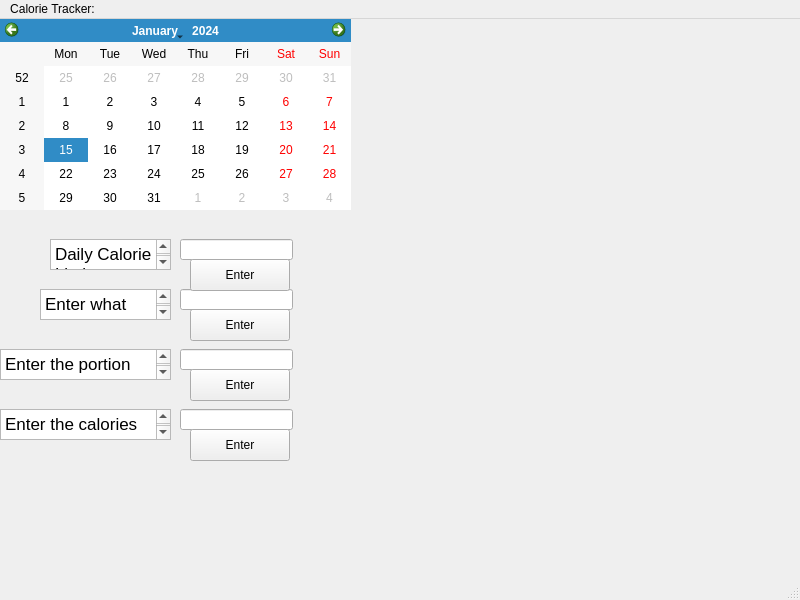
<?xml version="1.0" encoding="UTF-8"?>
<ui version="4.0">
 <class>MainWindow</class>
 <widget class="QMainWindow" name="MainWindow">
  <property name="geometry">
   <rect>
    <x>0</x>
    <y>0</y>
    <width>800</width>
    <height>600</height>
   </rect>
  </property>
  <property name="windowTitle">
   <string>MainWindow</string>
  </property>
  <widget class="QWidget" name="centralwidget">
   <widget class="QPushButton" name="push_foodString">
    <property name="geometry">
     <rect>
      <x>190</x>
      <y>290</y>
      <width>100</width>
      <height>32</height>
     </rect>
    </property>
    <property name="text">
     <string>Enter</string>
    </property>
   </widget>
   <widget class="QLineEdit" name="input_FoodName">
    <property name="geometry">
     <rect>
      <x>180</x>
      <y>270</y>
      <width>113</width>
      <height>21</height>
     </rect>
    </property>
   </widget>
   <widget class="QCalendarWidget" name="calendar">
    <property name="geometry">
     <rect>
      <x>0</x>
      <y>0</y>
      <width>351</width>
      <height>191</height>
     </rect>
    </property>
   </widget>
   <widget class="QTextBrowser" name="prompt_foodEaten">
    <property name="geometry">
     <rect>
      <x>40</x>
      <y>270</y>
      <width>131</width>
      <height>31</height>
     </rect>
    </property>
    <property name="html">
     <string>&lt;!DOCTYPE HTML PUBLIC &quot;-//W3C//DTD HTML 4.0//EN&quot; &quot;http://www.w3.org/TR/REC-html40/strict.dtd&quot;&gt;
&lt;html&gt;&lt;head&gt;&lt;meta name=&quot;qrichtext&quot; content=&quot;1&quot; /&gt;&lt;meta charset=&quot;utf-8&quot; /&gt;&lt;style type=&quot;text/css&quot;&gt;
p, li { white-space: pre-wrap; }
hr { height: 1px; border-width: 0; }
li.unchecked::marker { content: &quot;\2610&quot;; }
li.checked::marker { content: &quot;\2612&quot;; }
&lt;/style&gt;&lt;/head&gt;&lt;body style=&quot; font-family:'.AppleSystemUIFont'; font-size:13pt; font-weight:400; font-style:normal;&quot;&gt;
&lt;p style=&quot; margin-top:0px; margin-bottom:0px; margin-left:0px; margin-right:0px; -qt-block-indent:0; text-indent:0px;&quot;&gt;Enter what you ate:&lt;/p&gt;&lt;/body&gt;&lt;/html&gt;</string>
    </property>
   </widget>
   <widget class="QTextEdit" name="prompt_calorieLimit">
    <property name="geometry">
     <rect>
      <x>50</x>
      <y>220</y>
      <width>121</width>
      <height>31</height>
     </rect>
    </property>
    <property name="html">
     <string>&lt;!DOCTYPE HTML PUBLIC &quot;-//W3C//DTD HTML 4.0//EN&quot; &quot;http://www.w3.org/TR/REC-html40/strict.dtd&quot;&gt;
&lt;html&gt;&lt;head&gt;&lt;meta name=&quot;qrichtext&quot; content=&quot;1&quot; /&gt;&lt;meta charset=&quot;utf-8&quot; /&gt;&lt;style type=&quot;text/css&quot;&gt;
p, li { white-space: pre-wrap; }
hr { height: 1px; border-width: 0; }
li.unchecked::marker { content: &quot;\2610&quot;; }
li.checked::marker { content: &quot;\2612&quot;; }
&lt;/style&gt;&lt;/head&gt;&lt;body style=&quot; font-family:'.AppleSystemUIFont'; font-size:13pt; font-weight:400; font-style:normal;&quot;&gt;
&lt;p style=&quot; margin-top:0px; margin-bottom:0px; margin-left:0px; margin-right:0px; -qt-block-indent:0; text-indent:0px;&quot;&gt;Daily Calorie Limit:&lt;/p&gt;&lt;/body&gt;&lt;/html&gt;</string>
    </property>
   </widget>
   <widget class="QLineEdit" name="input_DailyCalorieLimit">
    <property name="geometry">
     <rect>
      <x>180</x>
      <y>220</y>
      <width>113</width>
      <height>21</height>
     </rect>
    </property>
   </widget>
   <widget class="QPushButton" name="push_dailyLimit">
    <property name="geometry">
     <rect>
      <x>190</x>
      <y>240</y>
      <width>100</width>
      <height>32</height>
     </rect>
    </property>
    <property name="text">
     <string>Enter</string>
    </property>
   </widget>
   <widget class="QLineEdit" name="input_calorieAmount">
    <property name="geometry">
     <rect>
      <x>180</x>
      <y>390</y>
      <width>113</width>
      <height>21</height>
     </rect>
    </property>
   </widget>
   <widget class="QPushButton" name="push_calorieAmount">
    <property name="geometry">
     <rect>
      <x>190</x>
      <y>410</y>
      <width>100</width>
      <height>32</height>
     </rect>
    </property>
    <property name="text">
     <string>Enter</string>
    </property>
   </widget>
   <widget class="QTextBrowser" name="prompt_calorieAmount">
    <property name="geometry">
     <rect>
      <x>0</x>
      <y>390</y>
      <width>171</width>
      <height>31</height>
     </rect>
    </property>
    <property name="html">
     <string>&lt;!DOCTYPE HTML PUBLIC &quot;-//W3C//DTD HTML 4.0//EN&quot; &quot;http://www.w3.org/TR/REC-html40/strict.dtd&quot;&gt;
&lt;html&gt;&lt;head&gt;&lt;meta name=&quot;qrichtext&quot; content=&quot;1&quot; /&gt;&lt;meta charset=&quot;utf-8&quot; /&gt;&lt;style type=&quot;text/css&quot;&gt;
p, li { white-space: pre-wrap; }
hr { height: 1px; border-width: 0; }
li.unchecked::marker { content: &quot;\2610&quot;; }
li.checked::marker { content: &quot;\2612&quot;; }
&lt;/style&gt;&lt;/head&gt;&lt;body style=&quot; font-family:'.AppleSystemUIFont'; font-size:13pt; font-weight:400; font-style:normal;&quot;&gt;
&lt;p style=&quot; margin-top:0px; margin-bottom:0px; margin-left:0px; margin-right:0px; -qt-block-indent:0; text-indent:0px;&quot;&gt;Enter the calories amount:&lt;/p&gt;&lt;/body&gt;&lt;/html&gt;</string>
    </property>
   </widget>
   <widget class="QTextBrowser" name="prompt_portionAmount">
    <property name="geometry">
     <rect>
      <x>0</x>
      <y>330</y>
      <width>171</width>
      <height>31</height>
     </rect>
    </property>
    <property name="html">
     <string>&lt;!DOCTYPE HTML PUBLIC &quot;-//W3C//DTD HTML 4.0//EN&quot; &quot;http://www.w3.org/TR/REC-html40/strict.dtd&quot;&gt;
&lt;html&gt;&lt;head&gt;&lt;meta name=&quot;qrichtext&quot; content=&quot;1&quot; /&gt;&lt;meta charset=&quot;utf-8&quot; /&gt;&lt;style type=&quot;text/css&quot;&gt;
p, li { white-space: pre-wrap; }
hr { height: 1px; border-width: 0; }
li.unchecked::marker { content: &quot;\2610&quot;; }
li.checked::marker { content: &quot;\2612&quot;; }
&lt;/style&gt;&lt;/head&gt;&lt;body style=&quot; font-family:'.AppleSystemUIFont'; font-size:13pt; font-weight:400; font-style:normal;&quot;&gt;
&lt;p style=&quot; margin-top:0px; margin-bottom:0px; margin-left:0px; margin-right:0px; -qt-block-indent:0; text-indent:0px;&quot;&gt;Enter the portion amount:&lt;/p&gt;&lt;/body&gt;&lt;/html&gt;</string>
    </property>
   </widget>
   <widget class="QLineEdit" name="input_calorieAmount_2">
    <property name="geometry">
     <rect>
      <x>180</x>
      <y>330</y>
      <width>113</width>
      <height>21</height>
     </rect>
    </property>
   </widget>
   <widget class="QPushButton" name="push_portionAmount">
    <property name="geometry">
     <rect>
      <x>190</x>
      <y>350</y>
      <width>100</width>
      <height>32</height>
     </rect>
    </property>
    <property name="text">
     <string>Enter</string>
    </property>
   </widget>
  </widget>
  <widget class="QMenuBar" name="menubar">
   <property name="geometry">
    <rect>
     <x>0</x>
     <y>0</y>
     <width>800</width>
     <height>22</height>
    </rect>
   </property>
   <widget class="QMenu" name="menuCalorie_Tracker">
    <property name="title">
     <string>Calorie Tracker:</string>
    </property>
   </widget>
   <addaction name="menuCalorie_Tracker"/>
  </widget>
  <widget class="QStatusBar" name="statusbar"/>
 </widget>
 <resources/>
 <connections/>
</ui>
